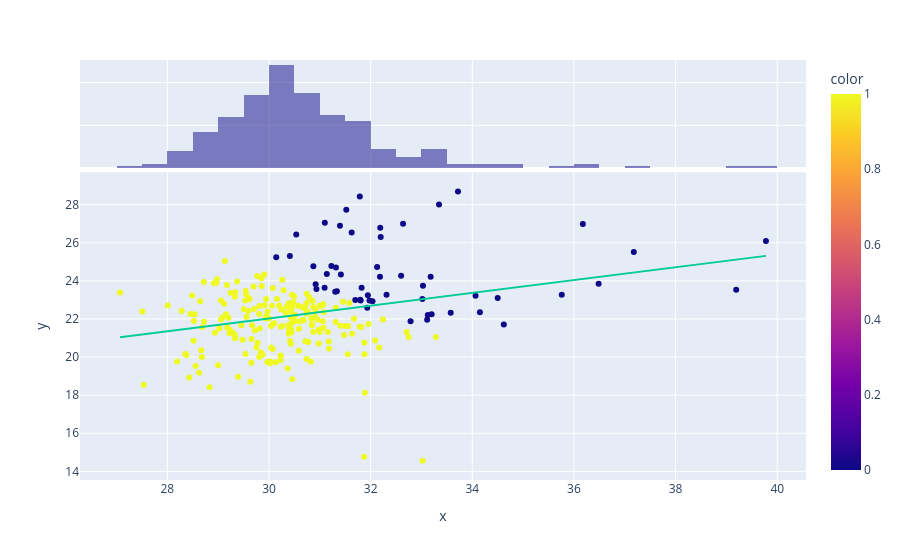

Source (notebook cell):
### Code cell
px.scatter(x=X[A[0]][same_idx], y=X[A[1]][same_idx],color=predictions,trendline='ols',marginal_x='histogram')

### Figure 1 — Plotly figure (JSON) as saved in the notebook; plotly's stock layout.template omitted (floating-point values rounded to 4 significant figures; data arrays with more than 128 entries replaced by an {"elided": "..."} marker saying what was removed)
{"data": [{"hovertemplate": "x=%{x}<br>y=%{y}<br>color=%{marker.color}<extra></extra>", "legendgroup": "", "marker": {"color": {"elided": "251 int values"}, "coloraxis": "coloraxis", "symbol": "circle"}, "mode": "markers", "name": "", "orientation": "v", "showlegend": false, "type": "scatter", "x": {"elided": "251 float values"}, "xaxis": "x", "y": {"elided": "251 float values"}, "yaxis": "y"}, {"alignmentgroup": "True", "bingroup": "x", "hovertemplate": "x=%{x}<br>count=%{y}<extra></extra>", "legendgroup": "", "marker": {"color": "#0d0887"}, "name": "", "offsetgroup": "", "opacity": 0.5, "showlegend": false, "type": "histogram", "x": {"elided": "251 float values"}, "xaxis": "x2", "yaxis": "y2"}, {"hovertemplate": "<b>OLS trendline</b><br>y = 0.336212 * x + 11.9364<br>R<sup>2</sup>=0.089009<br><br>x=%{x}<br>y=%{y} <b>(trend)</b><extra></extra>", "legendgroup": "", "marker": {"symbol": "circle"}, "mode": "lines", "name": "", "showlegend": false, "type": "scatter", "x": {"elided": "251 float values"}, "xaxis": "x", "y": {"elided": "251 float values"}, "yaxis": "y"}], "layout": {"barmode": "overlay", "coloraxis": {"colorbar": {"title": {"text": "color"}}, "colorscale": [[0, "#0d0887"], [0.1111, "#46039f"], [0.2222, "#7201a8"], [0.3333, "#9c179e"], [0.4444, "#bd3786"], [0.5556, "#d8576b"], [0.6667, "#ed7953"], [0.7778, "#fb9f3a"], [0.8889, "#fdca26"], [1, "#f0f921"]]}, "legend": {"tracegroupgap": 0}, "margin": {"t": 60}, "xaxis": {"anchor": "y", "domain": [0, 1], "title": {"text": "x"}}, "xaxis2": {"anchor": "y2", "domain": [0, 1], "matches": "x", "showgrid": true, "showticklabels": false}, "yaxis": {"anchor": "x", "domain": [0, 0.7326], "title": {"text": "y"}}, "yaxis2": {"anchor": "x2", "domain": [0.7426, 1], "matches": "y2", "showgrid": true, "showline": false, "showticklabels": false, "ticks": ""}}}
